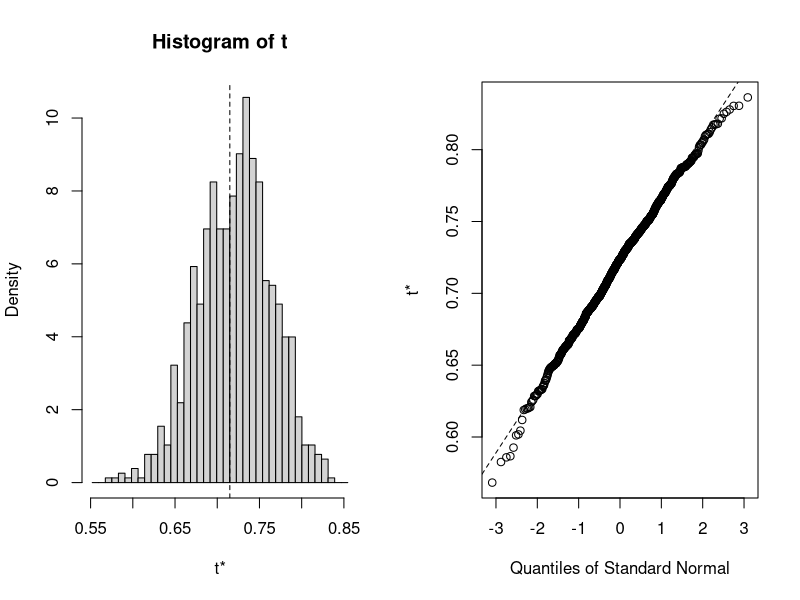
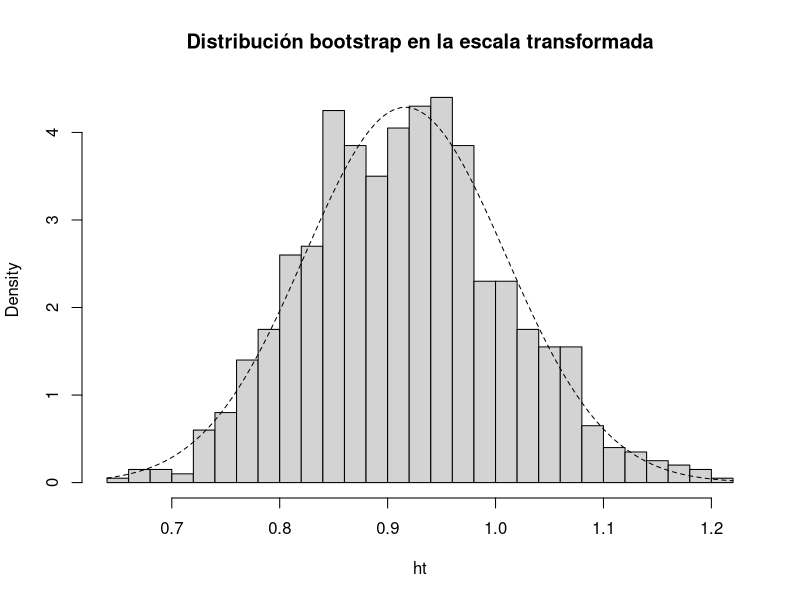

Reproduce these figures in R, in order.
## ---- chunk 1

## ---- chunk 2
library(car)
data(Prestige)
# ?Prestige
## ---- chunk 3
# with(Prestige, cor(income, prestige))
cor(Prestige$income, Prestige$prestige)
## ---- chunk 4
# with(Prestige, cor.test(income, prestige))
cor.test(Prestige$income, Prestige$prestige)
## ---- chunk 5
    data <- Prestige
    r <- cor(data$income, data$prestige)
    z <- atanh(r)
    z
## ---- chunk 6
    n <- nrow(data)
    sigma <- 1/sqrt(n - 3)
    sigma
## ---- chunk 7
library(boot)

# set.seed(DNI)
# ...
## ---- chunk 8
library(boot)

statistic <- function(data, i){
  remuestra <- data[i, ]
  r <- cor(remuestra$income, remuestra$prestige)
  r
}

set.seed(1)
res.boot <- boot(Prestige, statistic, R = 1000)
res.boot

plot(res.boot)

h <- function(t) atanh(t)
hdot <- function(t) 1/(1 - t^2)
hinv <- function(t) tanh(t)

boot.ci(res.boot, type = "norm", h = h, hdot = hdot, hinv = hinv)

# La distribución bootstrap en la escala transformada
# se aproxima más a la normalidad...
ht <- h(res.boot$t)
hist(ht, freq = FALSE, breaks = "FD",
     main = "Distribución bootstrap en la escala transformada")
curve(dnorm(x, mean=mean(ht), sd=sd(ht)), lty = 2, add = TRUE)
## ---- chunk 9
modelo <- lm(prestige ~ income + education, data = Prestige)
summary(modelo)
## ---- chunk 10
res <- summary(modelo)
names(res)
res$adj.r.squared

case.stat <- function(data, i) {
  fit <- lm(prestige ~ income + education, data = data[i, ])
  summary(fit)$adj.r.squared
}

set.seed(1)
boot.case <- boot(Prestige, case.stat, R = 1000)
boot.case
## ---- chunk 11
pres.dat <- Prestige
pres.dat$fit <- fitted(modelo)
pres.dat$res <- residuals(modelo)

mod.stat <- function(data, i) {
    data$prestige <- data$fit + data$res[i]
    fit <- lm(prestige ~ income + education, data = data)
    summary(fit)$adj.r.squared
}

set.seed(1)
boot.mod <- boot(pres.dat, mod.stat, R = 1000)
boot.mod
## ---- chunk 12
pres.dat$sres <- residuals(modelo)/sqrt(1 - hatvalues(modelo))
pres.dat$sres <- pres.dat$sres - mean(pres.dat$sres)
## ---- chunk 13
library(car)

# set.seed(DNI)
# ...
